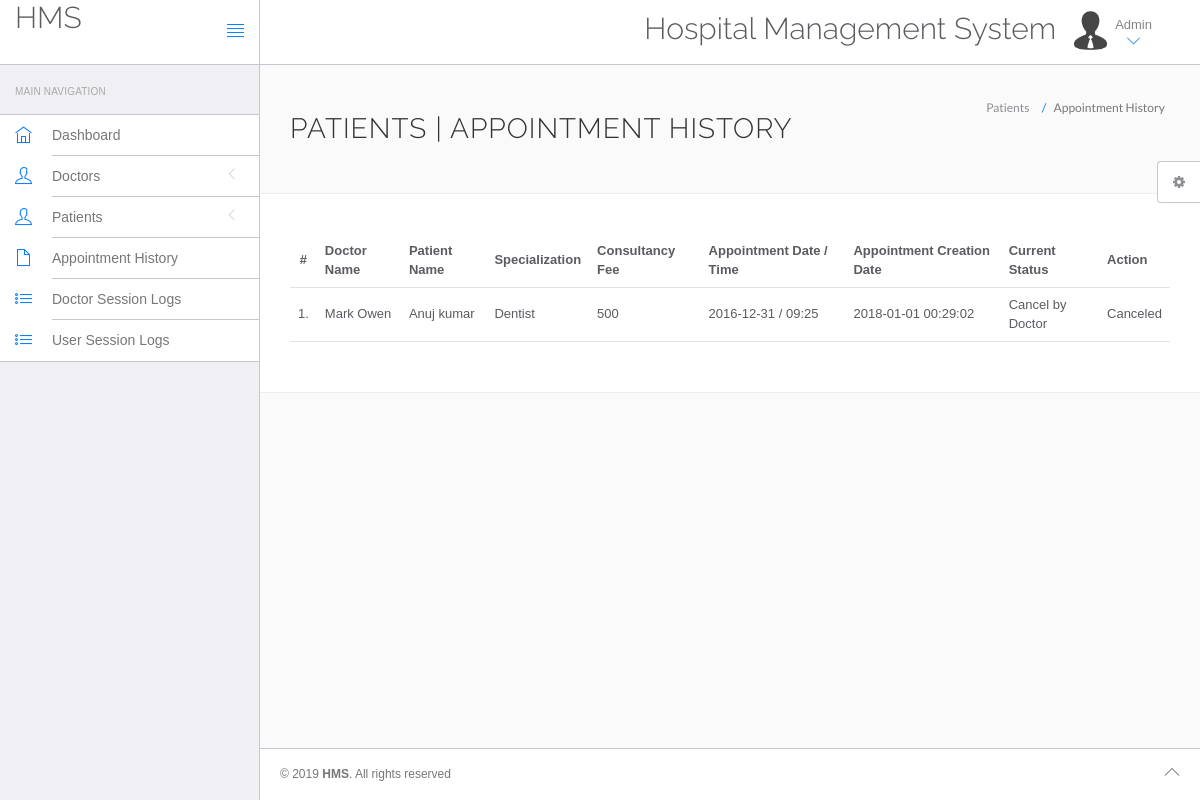
Page /hms/admin/appointment-history.php (signed in) on the committed database.
### tables this page shows
CREATE TABLE IF NOT EXISTS `appointment` (
  `id` int(11) NOT NULL,
  `doctorSpecialization` varchar(255) NOT NULL,
  `doctorId` int(11) NOT NULL,
  `userId` int(11) NOT NULL,
  `consultancyFees` int(11) NOT NULL,
  `appointmentDate` varchar(255) NOT NULL,
  `appointmentTime` varchar(255) NOT NULL,
  `postingDate` timestamp NOT NULL DEFAULT CURRENT_TIMESTAMP,
  `userStatus` int(11) NOT NULL,
  `doctorStatus` int(11) NOT NULL,
  `updationDate` varchar(255) NOT NULL
);

CREATE TABLE IF NOT EXISTS `doctors` (
  `id` int(11) NOT NULL,
  `specilization` varchar(255) NOT NULL,
  `doctorName` varchar(255) NOT NULL,
  `address` longtext NOT NULL,
  `docFees` varchar(255) NOT NULL,
  `contactno` bigint(11) NOT NULL,
  `docEmail` varchar(255) NOT NULL,
  `password` varchar(255) NOT NULL,
  `creationDate` timestamp NOT NULL DEFAULT CURRENT_TIMESTAMP,
  `updationDate` varchar(255) NOT NULL
);

CREATE TABLE IF NOT EXISTS `users` (
  `id` int(11) NOT NULL,
  `fullName` varchar(255) NOT NULL,
  `address` longtext NOT NULL,
  `country` varchar(255) NOT NULL,
  `gender` varchar(255) NOT NULL,
  `email` varchar(255) NOT NULL,
  `password` varchar(255) NOT NULL,
  `regDate` timestamp NOT NULL DEFAULT CURRENT_TIMESTAMP,
  `updationDate` varchar(255) NOT NULL
);

### hms/admin/appointment-history.php (the view, shortened to what this page needs)
<?php
include('include/config.php');
?>
<!DOCTYPE html>
<html lang="en">
	<head>
		<link rel="stylesheet" href="vendor/bootstrap/css/bootstrap.min.css">
		<link rel="stylesheet" href="vendor/fontawesome/css/font-awesome.min.css">
		<link rel="stylesheet" href="vendor/themify-icons/themify-icons.min.css">
		<link href="vendor/animate.css/animate.min.css" rel="stylesheet" media="screen">
		<link href="vendor/perfect-scrollbar/perfect-scrollbar.min.css" rel="stylesheet" media="screen">
		<link href="vendor/switchery/switchery.min.css" rel="stylesheet" media="screen">
		<link href="vendor/bootstrap-touchspin/jquery.bootstrap-touchspin.min.css" rel="stylesheet" media="screen">
		<link href="vendor/select2/select2.min.css" rel="stylesheet" media="screen">
		<link href="vendor/bootstrap-datepicker/bootstrap-datepicker3.standalone.min.css" rel="stylesheet" media="screen">
		<link href="vendor/bootstrap-timepicker/bootstrap-timepicker.min.css" rel="stylesheet" media="screen">
		<link rel="stylesheet" href="assets/css/styles.css">
		<link rel="stylesheet" href="assets/css/plugins.css">
		<link rel="stylesheet" href="assets/css/themes/theme-1.css" id="skin_color" />
	</head>
	<body>
		<div id="app">
<?php include('include/sidebar.php');?>
			<div class="app-content">
					<?php include('include/header.php');?>
				<div class="main-content" >
					<div class="wrap-content container" id="container">
						<section id="page-title">
							<div class="row">
								<div class="col-sm-8">
									<h1 class="mainTitle">Patients  | Appointment History</h1>
																	</div>
								<ol class="breadcrumb">
									<li>
										<span>Patients </span>
									</li>
									<li class="active">
										<span>Appointment History</span>
									</li>
								</ol>
							</div>
						</section>
						<div class="container-fluid container-fullw bg-white">
									<div class="row">
								<div class="col-md-12">
									<table class="table table-hover" id="sample-table-1">
										<thead>
											<tr>
												<th class="center">#</th>
												<th class="hidden-xs">Doctor Name</th>
												<th>Patient Name</th>
												<th>Specialization</th>
												<th>Consultancy Fee</th>
												<th>Appointment Date / Time </th>
												<th>Appointment Creation Date  </th>
												<th>Current Status</th>
												<th>Action</th>
											</tr>
										</thead>
										<tbody>
<?php
$sql=mysqli_query($con,"select doctors.doctorName as docname,users.fullName as pname,appointment.*  from appointment join doctors on doctors.id=appointment.doctorId join users on users.id=appointment.userId ");
$cnt=1;
while($row=mysqli_fetch_array($sql))
{
?>
											<tr>
												<td class="center"><?php echo $cnt;?>.</td>
												<td class="hidden-xs"><?php echo $row['docname'];?></td>
												<td class="hidden-xs"><?php echo $row['pname'];?></td>
												<td><?php echo $row['doctorSpecialization'];?></td>
												<td><?php echo $row['consultancyFees'];?></td>
												<td><?php echo $row['appointmentDate'];?> / <?php echo
												 $row['appointmentTime'];?>
												</td>
												<td><?php echo $row['postingDate'];?></td>
												<td>
<?php if(($row['userStatus']==1) && ($row['doctorStatus']==1))
if(($row['userStatus']==1) && ($row['doctorStatus']==0))
{
	echo "Cancel by Doctor";
}
												?></td>
												<td >
												<div class="visible-md visible-lg hidden-sm hidden-xs">
							<?php if(($row['userStatus']==1) && ($row['doctorStatus']==1))
{
echo "No Action yet";
	 } else {
		echo "Canceled";
		} ?>
												</div>
												</td>
											</tr>
											<?php
$cnt=$cnt+1;
											 }?>
										</tbody>
									</table>
								</div>
							</div>
								</div>
					</div>
				</div>
			</div>
	<?php include('include/footer.php');?>
	<?php include('include/setting.php');?>
		</div>
	</body>
</html>

### hms/admin/assets/css/themes/theme-1.css (style rules this page uses)
body { background: #FAFAFA; }

### rows in the picture
appointment: doctorId.doctorName "Mark Owen", userId.fullName "Anuj kumar", doctorSpecialization "Dentist", consultancyFees "500", appointmentDate "2016-12-31", appointmentTime "09:25", postingDate "2018-01-01 00:29:02", userStatus "Cancel by Doctor"
